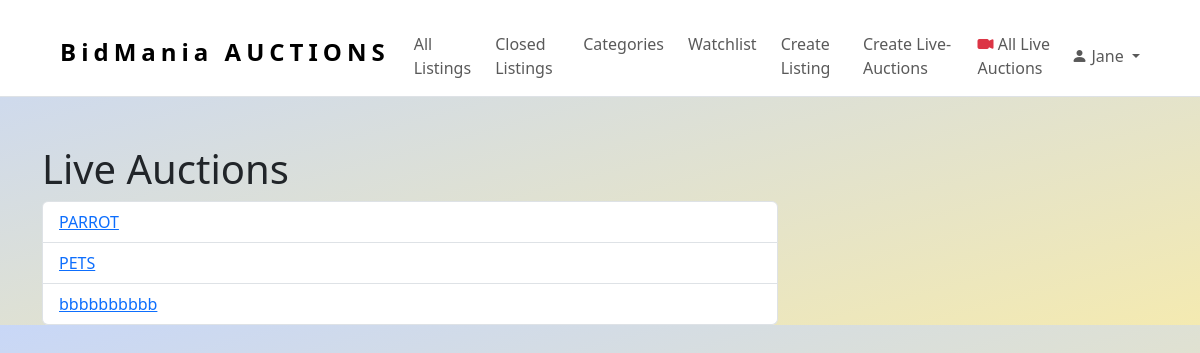
The app's page /live_auctions (signed in), older data.
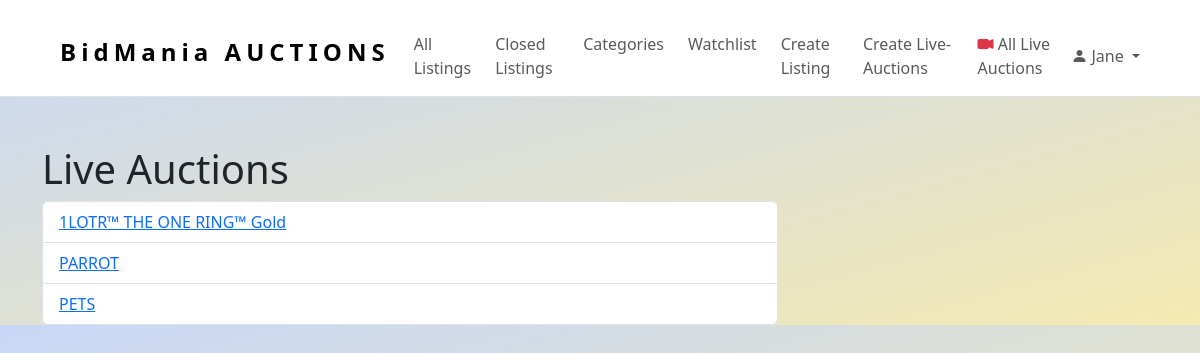
The same page, newer data.
### auctions/models.py (models this page shows, shortened)
class Auction(models.Model):
    title = models.CharField(max_length=255)
    description = models.TextField()
    start_bid = models.FloatField()
    image = models.URLField(blank=True)
    image_upload = models.ImageField(upload_to='auction_images/', null=True, blank=True)
    category = models.ForeignKey(Category, on_delete=models.SET_DEFAULT, default=None)
    lister = models.ForeignKey(User, on_delete=models.CASCADE, blank=True, null=True, related_name="lister")
    active = models.BooleanField(default=True)
    stream = models.OneToOneField(Stream, on_delete=models.CASCADE, null=True, blank=True)
    is_live_auction = models.BooleanField(default=False)
    end_date = models.DateTimeField(default=timezone.now)
    class Meta:
        ordering = ["title"]

### auctions/views.py (the view)
# urls.py: path("live_auctions", views.live_auctions, name="live_auctions"),
@login_required(login_url='login')
def live_auctions(request):
    live_auctions = Auction.objects.filter(stream__isnull=False, active=True)
    return render(request, "auctions/live_auctions.html", {
        "live_auctions": live_auctions,
        "headline": "Live Auctions"
    })

### auctions/templates/auctions/live_auctions.html
{% extends "auctions/layout.html" %}
{% block body %}
    <div class="container mt-5">
        <div class="row">
            <div class="col-lg-8">
                <h1>Live Auctions</h1>
                {% if live_auctions %}
                    <ul class="list-group">
                        {% for auction in live_auctions %}
                            <li class="list-group-item"><a href="{% url 'live_stream' auction_id=auction.id %}">{{ auction.title }}</a></li>
                        {% endfor %}
                    </ul>
                {% else %}
                    <p>No live auctions available.</p>
                {% endif %}
            </div>
        </div>
    </div>
{% endblock %}

Row changes from the older to the newer data that the page shows:
no longer on this page (row edited): Auction: title "bbbbbbbbbb"
added Auction: title "1LOTR™ THE ONE RING™ Gold"
